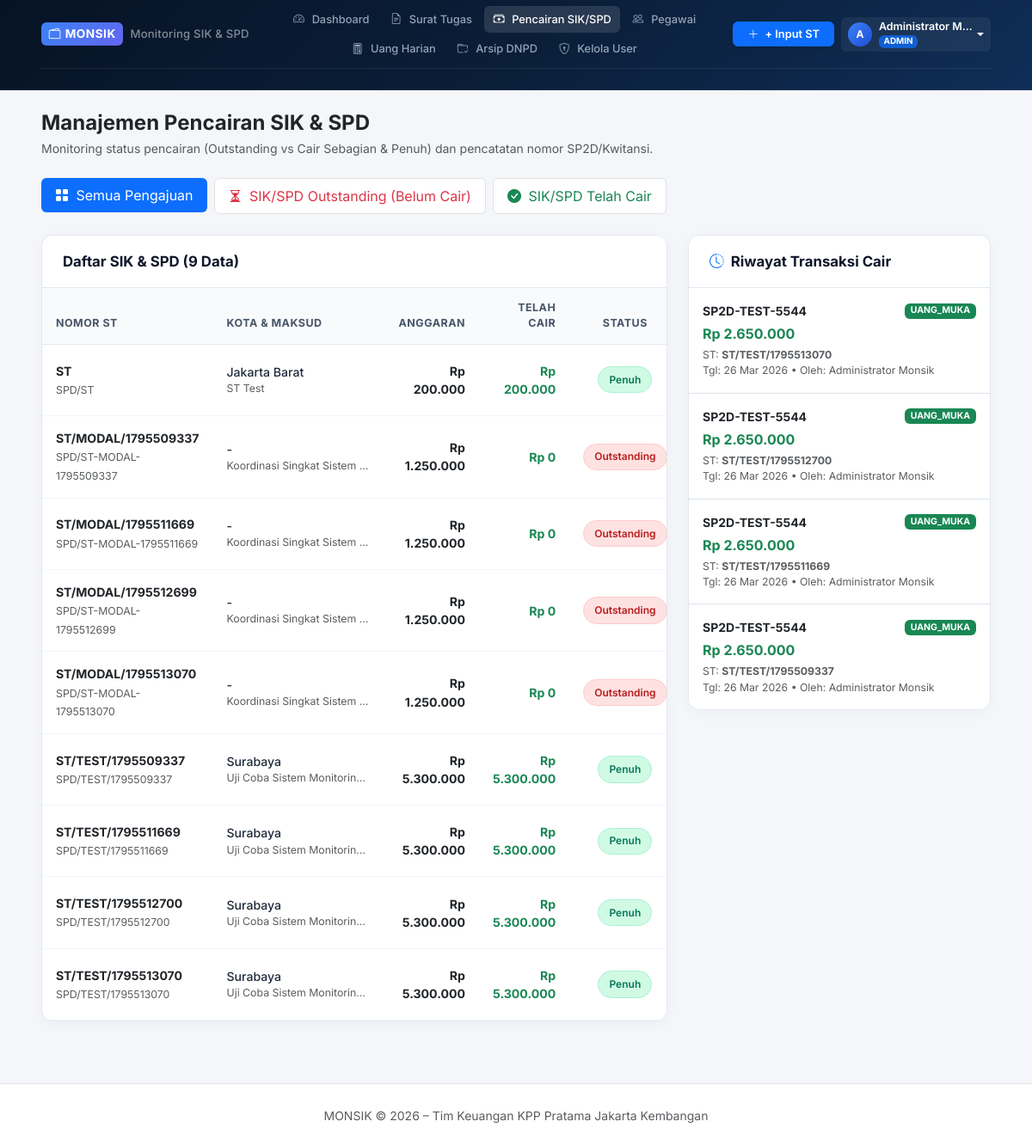
The page /pencairan/ (signed in) on the database its author committed.
### app/models.py (models this page shows, shortened)
class User(UserMixin, db.Model):
    __tablename__ = 'users'
    id = db.Column(db.Integer, primary_key=True)
    username = db.Column(db.String(64), unique=True, nullable=False, index=True)
    password_hash = db.Column(db.String(256), nullable=False)
    nama_lengkap = db.Column(db.String(128), nullable=False)
    nip = db.Column(db.String(32), unique=True, nullable=True)
    jabatan = db.Column(db.String(100), nullable=True)
    golongan = db.Column(db.String(20), nullable=True)
    role = db.Column(db.String(20), nullable=False, default='PEGAWAI')  # 'ADMIN', 'BENDAHARA', 'PEGAWAI'
    is_active = db.Column(db.Boolean, default=True)
    created_at = db.Column(db.DateTime, default=datetime.utcnow)
    created_st = db.relationship('SuratTugas', backref='pembuat', lazy=True, foreign_keys='SuratTugas.created_by_id')
    @property
    def is_admin(self):
        return self.role == 'ADMIN'
    @property
    def is_bendahara(self):
        return self.role in ['ADMIN', 'BENDAHARA']

class SuratTugas(db.Model):
    __tablename__ = 'surat_tugas'
    id = db.Column(db.Integer, primary_key=True)
    nomor_st = db.Column(db.String(100), unique=True, nullable=False, index=True)
    nomor_spd = db.Column(db.String(100), nullable=True)
    tanggal_st = db.Column(db.Date, nullable=False, default=datetime.utcnow)
    maksud_tugas = db.Column(db.Text, nullable=False)
    tempat_tujuan = db.Column(db.String(200), nullable=True, default='-')
    kota_tujuan = db.Column(db.String(100), nullable=True, default='-')
    tanggal_berangkat = db.Column(db.Date, nullable=True, default=datetime.utcnow)
    tanggal_kembali = db.Column(db.Date, nullable=True, default=datetime.utcnow)
    jumlah_hari = db.Column(db.Integer, nullable=False, default=1)
    tingkat_biaya = db.Column(db.String(50), default='Tingkat B')
    akun_anggaran = db.Column(db.String(100), default='524111 (Belanja Perjalanan Dinas Biasa)')
    jenis_surat = db.Column(db.String(20), default='SIK', nullable=False)
    progress_status = db.Column(db.String(50), default='MERAH', nullable=False)
    status_pencairan = db.Column(db.String(30), nullable=False, default='OUTSTANDING', index=True)
    status_lpj = db.Column(db.String(30), nullable=False, default='BELUM_LPJ', index=True)
    total_anggaran = db.Column(db.Float, default=0.0)
    total_dicairkan = db.Column(db.Float, default=0.0)
    dnpd_filename = db.Column(db.String(255), nullable=True)
    dnpd_original_name = db.Column(db.String(255), nullable=True)
    dnpd_uploaded_at = db.Column(db.DateTime, nullable=True)
    dnpd_uploaded_by = db.Column(db.String(100), nullable=True)
    catatan = db.Column(db.Text, nullable=True)
    created_by_id = db.Column(db.Integer, db.ForeignKey('users.id'), nullable=True)
    created_at = db.Column(db.DateTime, default=datetime.utcnow)
    updated_at = db.Column(db.DateTime, default=datetime.utcnow, onupdate=datetime.utcnow)
    peserta_list = db.relationship('PesertaST', backref='surat_tugas', cascade='all, delete-orphan', lazy=True)
    pencairan_list = db.relationship('Pencairan', backref='surat_tugas', cascade='all, delete-orphan', lazy=True)
    def get_anggaran_for_user(self, user):
        if user and getattr(user, 'role', '') == 'PEGAWAI':
            p = self.get_peserta_for_user(user)
            if p:
                return p.total_biaya_peserta or p.total_uang_harian or p.uang_harian_per_hari or 0.0
        return self.total_anggaran or 0.0
    def get_cair_for_user(self, user):
        if self.progress_status == 'HIJAU':
            return self.total_anggaran or 0.0
        return self.total_dicairkan or 0.0

class Pencairan(db.Model):
    __tablename__ = 'pencairan'
    id = db.Column(db.Integer, primary_key=True)
    surat_tugas_id = db.Column(db.Integer, db.ForeignKey('surat_tugas.id'), nullable=False)
    nomor_sp2d_kwitansi = db.Column(db.String(100), nullable=False)
    tanggal_cair = db.Column(db.Date, nullable=False, default=datetime.utcnow)
    jumlah_cair = db.Column(db.Float, nullable=False)
    jenis_pencairan = db.Column(db.String(30), default='PENUH')  # 'UANG_MUKA', 'PELUNASAN', 'PENUH'
    metode_bayar = db.Column(db.String(50), default='Transfer Bank') # 'Transfer Bank', 'Tunai'
    catatan = db.Column(db.Text, nullable=True)
    bendahara_id = db.Column(db.Integer, db.ForeignKey('users.id'), nullable=True)
    created_at = db.Column(db.DateTime, default=datetime.utcnow)
    bendahara = db.relationship('User', foreign_keys=[bendahara_id])

### app/routes/pencairan.py (the view, shortened to what this page needs)
@pencairan_bp.route('/')
@login_required
def index():
    status = request.args.get('tab', 'semua')
    query = SuratTugas.query
    if status == 'outstanding':
        st_list = query.filter_by(status_pencairan='OUTSTANDING').order_by(SuratTugas.tanggal_st.desc()).all()
    elif status == 'cair':
        st_list = query.filter(SuratTugas.status_pencairan.in_(['CAIR_SEBAGIAN', 'CAIR_PENUH'])).order_by(SuratTugas.tanggal_st.desc()).all()
    else:
        st_list = query.order_by(SuratTugas.tanggal_st.desc()).all()
    if current_user.role == 'PEGAWAI':
        st_ids = [st.id for st in st_list]
        pencairan_riwayat = Pencairan.query.filter(Pencairan.surat_tugas_id.in_(st_ids)).order_by(Pencairan.created_at.desc()).limit(15).all() if st_ids else []
    else:
        pencairan_riwayat = Pencairan.query.order_by(Pencairan.created_at.desc()).limit(15).all()
    return render_template(
        'pencairan/index.html',
        st_list=st_list,
        pencairan_riwayat=pencairan_riwayat,
        active_tab=status
    )

### app/templates/pencairan/index.html (shortened to what this page needs)
{% extends 'base.html' %}
{% block content %}
<div class="d-flex flex-wrap align-items-center justify-content-between mt-4 mb-4 gap-3">
  <div>
    <h4 class="fw-bold mb-1 text-dark">Manajemen Pencairan SIK & SPD</h4>
    <p class="text-muted small mb-0">Monitoring status pencairan (Outstanding vs Cair Sebagian & Penuh) dan pencatatan nomor SP2D/Kwitansi.</p>
  </div>
</div>
<ul class="nav nav-pills mb-4 gap-2">
  <li class="nav-item">
    <a class="nav-link {% if active_tab == 'semua' %}active{% else %}bg-white border text-dark{% endif %}" href="{{ url_for('pencairan.index', tab='semua') }}">
      <i class="bi bi-grid-fill me-1"></i> Semua Pengajuan
    </a>
  </li>
  <li class="nav-item">
    <a class="nav-link {% if active_tab == 'outstanding' %}active btn-danger text-white{% else %}bg-white border text-danger{% endif %}" href="{{ url_for('pencairan.index', tab='outstanding') }}">
      <i class="bi bi-hourglass-split me-1"></i> SIK/SPD Outstanding (Belum Cair)
    </a>
  </li>
  <li class="nav-item">
    <a class="nav-link {% if active_tab == 'cair' %}active btn-success text-white{% else %}bg-white border text-success{% endif %}" href="{{ url_for('pencairan.index', tab='cair') }}">
      <i class="bi bi-check-circle-fill me-1"></i> SIK/SPD Telah Cair
    </a>
  </li>
</ul>
<div class="row g-4">
  <div class="col-lg-8">
    <div class="card card-monsik">
      <div class="card-monsik-header">
        <h5 class="card-title-monsik">Daftar SIK & SPD ({{ st_list|length }} Data)</h5>
      </div>
      <div class="table-responsive">
        <table class="table table-monsik align-middle mb-0">
          <thead>
            <tr>
              <th>Nomor ST</th>
              <th>Kota & Maksud</th>
              <th class="text-end">{% if current_user.role == 'PEGAWAI' %}Uang Harian / Hak Anda{% else %}Anggaran{% endif %}</th>
              <th class="text-end">Telah Cair</th>
              <th class="text-center">Status</th>
            </tr>
          </thead>
          <tbody>
            {% for st in st_list %}
            <tr>
              <td>
                <div class="fw-bold text-dark">{{ st.nomor_st }}</div>
                <small class="text-muted">{{ st.nomor_spd or '-' }}</small>
              </td>
              <td style="max-width: 200px;">
                <div class="fw-medium text-truncate">{{ st.kota_tujuan }}</div>
                <small class="text-muted text-truncate d-block">{{ st.maksud_tugas }}</small>
              </td>
              <td class="text-end fw-bold text-dark">
                {{ st.get_anggaran_for_user(current_user)|rupiah }}
              </td>
              <td class="text-end fw-bold text-success">
                {{ st.get_cair_for_user(current_user)|rupiah }}
              </td>
              <td class="text-center">
                {% if st.status_pencairan == 'CAIR_PENUH' %}
                  <span class="badge-status badge-cair-penuh">Penuh</span>
                {% elif st.status_pencairan == 'CAIR_SEBAGIAN' %}
                  <span class="badge-status badge-cair-sebagian">Sebagian</span>
                {% else %}
                  <span class="badge-status badge-outstanding">Outstanding</span>
                {% endif %}
              </td>
            </tr>
            {% else %}
            <tr>
              <td colspan="6" class="text-center py-4 text-muted">
                Tidak ada data pada kategori ini.
              </td>
            </tr>
            {% endfor %}
          </tbody>
        </table>
      </div>
    </div>
  </div>
  <div class="col-lg-4">
    <div class="card card-monsik">
      <div class="card-monsik-header">
        <h5 class="card-title-monsik"><i class="bi bi-clock-history text-primary me-2"></i>Riwayat Transaksi Cair</h5>
      </div>
      <div class="card-monsik-body p-0">
        <ul class="list-group list-group-flush small">
          {% for r in pencairan_riwayat %}
          <li class="list-group-item p-3">
            <div class="d-flex justify-content-between align-items-center">
              <span class="fw-bold text-dark">{{ r.nomor_sp2d_kwitansi }}</span>
              <span class="badge bg-success">{{ r.jenis_pencairan }}</span>
            </div>
            <div class="fs-6 fw-bold text-success my-1">{{ r.jumlah_cair|rupiah }}</div>
            <div class="small text-muted">
              ST: <strong>{{ r.surat_tugas.nomor_st }}</strong>
            </div>
            <div class="small text-muted">
              Tgl: {{ r.tanggal_cair|tanggal }} &bull; Oleh: {{ r.bendahara.nama_lengkap if r.bendahara else 'Bendahara' }}
            </div>
          </li>
          {% else %}
          <li class="list-group-item p-4 text-center text-muted">
            Belum ada riwayat transaksi pencairan.
          </li>
          {% endfor %}
        </ul>
      </div>
    </div>
  </div>
</div>
{% endblock %}

### app/templates/base.html (shortened to what this page needs)
<!DOCTYPE html>
<html lang="id">
<head>
  <link href="https://cdn.jsdelivr.net/npm/bootstrap@5.3.3/dist/css/bootstrap.min.css" rel="stylesheet">
  <link rel="stylesheet" href="https://cdn.jsdelivr.net/npm/bootstrap-icons@1.11.3/font/bootstrap-icons.min.css">
  <link rel="stylesheet" href="{{ url_for('static', filename='css/monsik.css') }}">
</head>
<body>
  {% if current_user.is_authenticated %}
  <div class="monsik-header-banner">
    <div class="container-fluid px-lg-5">
      <nav class="navbar navbar-expand-lg navbar-dark monsik-navbar">
        <a class="navbar-brand d-flex align-items-center me-3 py-0" href="{{ url_for('dashboard.index') }}">
          <span class="brand-badge-sm me-2"><i class="bi bi-wallet2"></i> MONSIK</span>
          <span class="brand-title-sm text-white-50 d-none d-sm-inline">Monitoring SIK & SPD</span>
        </a>
        <div class="collapse navbar-collapse" id="monsikNav">
          <ul class="navbar-nav mx-auto mb-2 mb-lg-0 d-flex flex-row flex-wrap align-items-center gap-1 justify-content-center">
            <li class="nav-item">
              <a class="nav-link nav-link-monsik {% if request.endpoint == 'dashboard.index' %}active{% endif %}" href="{{ url_for('dashboard.index') }}">
                <i class="bi bi-speedometer2 me-1"></i> Dashboard
              </a>
            </li>
            <li class="nav-item">
              <a class="nav-link nav-link-monsik {% if 'surat_tugas' in request.endpoint %}active{% endif %}" href="{{ url_for('surat_tugas.index') }}">
                <i class="bi bi-file-earmark-text me-1"></i> Surat Tugas
              </a>
            </li>
            <li class="nav-item">
              <a class="nav-link nav-link-monsik {% if 'pencairan' in request.endpoint %}active{% endif %}" href="{{ url_for('pencairan.index') }}">
                <i class="bi bi-cash-stack me-1"></i> Pencairan SIK/SPD
              </a>
            </li>
            {% if current_user.is_admin or current_user.is_bendahara %}
            <li class="nav-item">
              <a class="nav-link nav-link-monsik {% if request.endpoint == 'monitoring.pegawai' %}active{% endif %}" href="{{ url_for('monitoring.pegawai') }}">
                <i class="bi bi-people me-1"></i> Pegawai
              </a>
            </li>
            {% endif %}
            <li class="nav-item">
              <a class="nav-link nav-link-monsik {% if request.endpoint == 'monitoring.uang_harian' %}active{% endif %}" href="{{ url_for('monitoring.uang_harian') }}">
                <i class="bi bi-calculator me-1"></i> Uang Harian
              </a>
            </li>
            {% if current_user.is_bendahara %}
            <li class="nav-item">
              <a class="nav-link nav-link-monsik {% if 'dnpd' in request.endpoint %}active{% endif %}" href="{{ url_for('dnpd.arsip') }}">
                <i class="bi bi-folder-check me-1"></i> Arsip DNPD
              </a>
            </li>
            {% endif %}
            {% if current_user.is_admin %}
            <li class="nav-item">
              <a class="nav-link nav-link-monsik {% if 'users' in request.endpoint %}active{% endif %}" href="{{ url_for('users.index') }}">
                <i class="bi bi-shield-lock me-1"></i> Kelola User
              </a>
            </li>
            {% endif %}
          </ul>
          <div class="d-flex align-items-center gap-2 ms-lg-2">
            {% if current_user.is_admin or current_user.is_bendahara %}
            <button type="button" class="btn btn-primary btn-sm fw-semibold shadow-sm text-nowrap px-3 py-1" data-bs-toggle="modal" data-bs-target="#modalInputST" style="font-size: 0.8rem; border-radius: 6px;">
              <i class="bi bi-plus-lg me-1"></i> + Input ST
            </button>
            {% endif %}
            <div class="dropdown">
              <a href="#" class="d-flex align-items-center text-white text-decoration-none dropdown-toggle py-1 px-2 rounded-2" id="userMenu" data-bs-toggle="dropdown" style="background: rgba(255,255,255,0.06);">
                <div class="avatar-circle-sm me-2">
                  {{ current_user.nama_lengkap[:1] }}
                </div>
                <div class="text-start d-none d-xl-block" style="line-height: 1.1;">
                  <div class="fw-semibold text-truncate" style="font-size: 0.78rem; max-width: 110px;">{{ current_user.nama_lengkap }}</div>
                  <span class="badge bg-primary bg-opacity-75" style="font-size: 0.62rem; padding: 0.15rem 0.35rem;">{{ current_user.role }}</span>
                </div>
              </a>
            </div>
          </div>
        </div>
      </nav>
    </div>
  </div>
  {% endif %}
  <div class="container-fluid px-lg-5 pt-3">
  </div>
  <main class="monsik-main-container container-fluid px-lg-5">
    {% block content %}{% endblock %}
  </main>
  <footer class="py-4 text-center text-muted border-top bg-white mt-auto">
    <div class="container">
      <small>MONSIK &copy; 2026 – Tim Keuangan KPP Pratama Jakarta Kembangan</small>
    </div>
  </footer>
</body>
</html>

### rows shown on the page
User: nama_lengkap "A", nama_lengkap "Administrator M…", role "ADMIN"
SuratTugas: nomor_st "ST", nomor_spd "SPD/ST", kota_tujuan "Jakarta Barat", maksud_tugas "ST Test", get_anggaran_for_user|rupiah "Rp 200.000", get_cair_for_user|rupiah "Rp 200.000", status_pencairan "Penuh"
SuratTugas: nomor_st "ST/MODAL/1795509337", nomor_spd "SPD/ST-MODAL-1795509337", kota_tujuan "-", maksud_tugas "Koordinasi Singkat Sistem…", get_anggaran_for_user|rupiah "Rp 1.250.000", get_cair_for_user|rupiah "Rp 0", status_pencairan "Outstanding"
SuratTugas: nomor_st "ST/MODAL/1795511669", nomor_spd "SPD/ST-MODAL-1795511669", kota_tujuan "-", maksud_tugas "Koordinasi Singkat Sistem…", get_anggaran_for_user|rupiah "Rp 1.250.000", get_cair_for_user|rupiah "Rp 0", status_pencairan "Outstanding"
SuratTugas: nomor_st "ST/MODAL/1795512699", nomor_spd "SPD/ST-MODAL-1795512699", kota_tujuan "-", maksud_tugas "Koordinasi Singkat Sistem…", get_anggaran_for_user|rupiah "Rp 1.250.000", get_cair_for_user|rupiah "Rp 0", status_pencairan "Outstanding"
SuratTugas: nomor_st "ST/MODAL/1795513070", nomor_spd "SPD/ST-MODAL-1795513070", kota_tujuan "-", maksud_tugas "Koordinasi Singkat Sistem…", get_anggaran_for_user|rupiah "Rp 1.250.000", get_cair_for_user|rupiah "Rp 0", status_pencairan "Outstanding"
SuratTugas: nomor_st "ST/TEST/1795509337", nomor_spd "SPD/TEST/1795509337", kota_tujuan "Surabaya", maksud_tugas "Uji Coba Sistem Monitorin…", get_anggaran_for_user|rupiah "Rp 5.300.000", get_cair_for_user|rupiah "Rp 5.300.000", status_pencairan "Penuh"
SuratTugas: nomor_st "ST/TEST/1795511669", nomor_spd "SPD/TEST/1795511669", kota_tujuan "Surabaya", maksud_tugas "Uji Coba Sistem Monitorin…", get_anggaran_for_user|rupiah "Rp 5.300.000", get_cair_for_user|rupiah "Rp 5.300.000", status_pencairan "Penuh"
SuratTugas: nomor_st "ST/TEST/1795512700", nomor_spd "SPD/TEST/1795512700", kota_tujuan "Surabaya", maksud_tugas "Uji Coba Sistem Monitorin…", get_anggaran_for_user|rupiah "Rp 5.300.000", get_cair_for_user|rupiah "Rp 5.300.000", status_pencairan "Penuh"
SuratTugas: nomor_st "ST/TEST/1795513070", nomor_spd "SPD/TEST/1795513070", kota_tujuan "Surabaya", maksud_tugas "Uji Coba Sistem Monitorin…", get_anggaran_for_user|rupiah "Rp 5.300.000", get_cair_for_user|rupiah "Rp 5.300.000", status_pencairan "Penuh"
Pencairan: nomor_sp2d_kwitansi "SP2D-TEST-5544", jenis_pencairan "UANG_MUKA", jumlah_cair|rupiah "Rp 2.650.000", surat_tugas.nomor_st "ST/TEST/1795513070", tanggal_cair|tanggal "26 Mar 2026", bendahara "Administrator Monsik"
Pencairan: nomor_sp2d_kwitansi "SP2D-TEST-5544", jenis_pencairan "UANG_MUKA", jumlah_cair|rupiah "Rp 2.650.000", surat_tugas.nomor_st "ST/TEST/1795512700", tanggal_cair|tanggal "26 Mar 2026", bendahara "Administrator Monsik"
Pencairan: nomor_sp2d_kwitansi "SP2D-TEST-5544", jenis_pencairan "UANG_MUKA", jumlah_cair|rupiah "Rp 2.650.000", surat_tugas.nomor_st "ST/TEST/1795511669", tanggal_cair|tanggal "26 Mar 2026", bendahara "Administrator Monsik"
Pencairan: nomor_sp2d_kwitansi "SP2D-TEST-5544", jenis_pencairan "UANG_MUKA", jumlah_cair|rupiah "Rp 2.650.000", surat_tugas.nomor_st "ST/TEST/1795509337", tanggal_cair|tanggal "26 Mar 2026", bendahara "Administrator Monsik"

### other values the page prints
{{ st_list|length }} "9"
